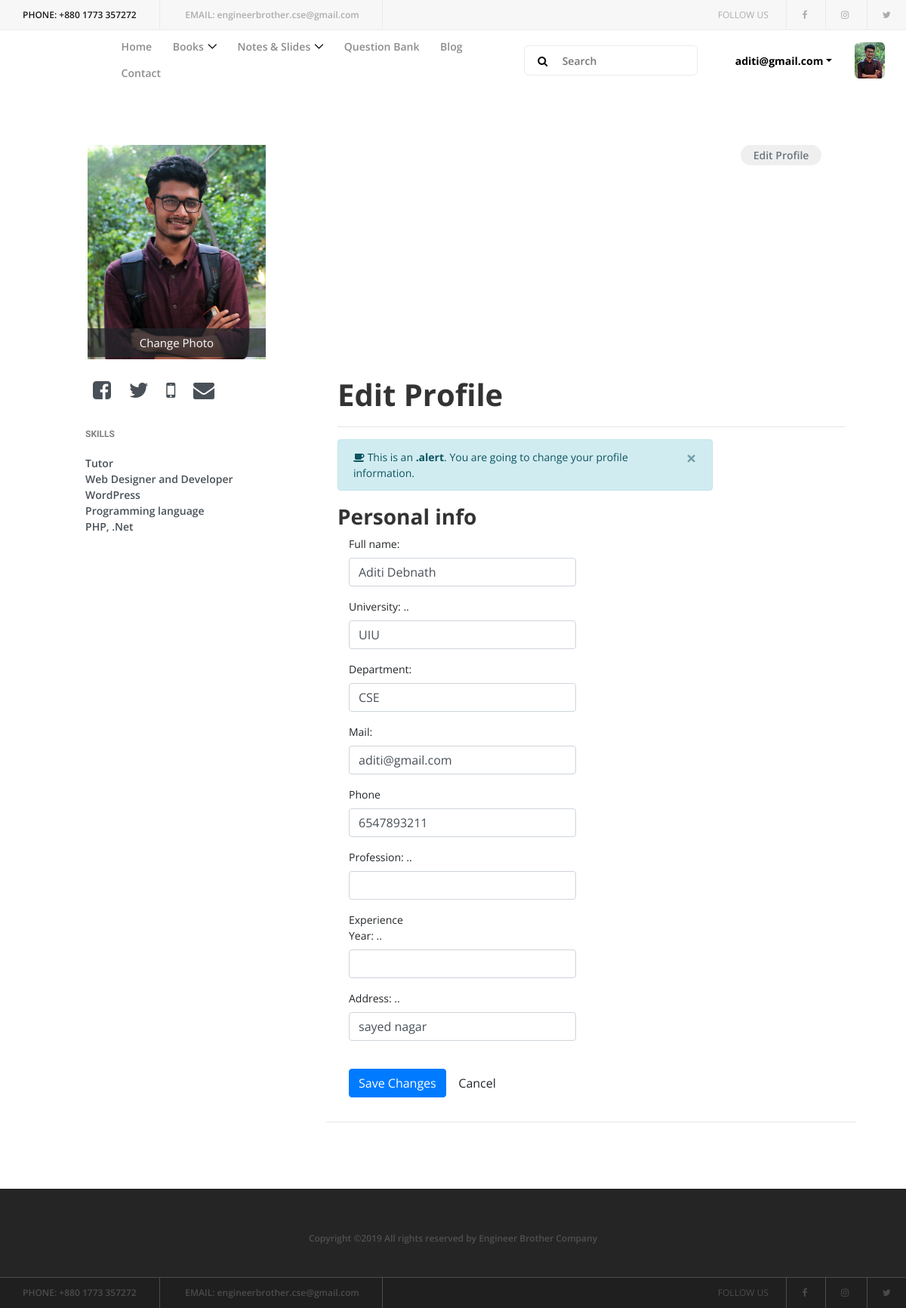
The app's page /editedProfile.php (signed in) with its own data.
### tables this page shows
CREATE TABLE `person` (
  `person_id` int(5) NOT NULL,
  `person_name` varchar(100) NOT NULL,
  `person_email` varchar(100) NOT NULL,
  `person_password` varchar(100) NOT NULL,
  `person_phone` varchar(100) NOT NULL,
  `person_address` varchar(100) NOT NULL,
  `person_profession` varchar(100) NOT NULL,
  `person_experience` varchar(100) NOT NULL,
  `person_university` varchar(100) NOT NULL,
  `person_department` varchar(100) NOT NULL,
  `person_type` varchar(100) NOT NULL
);

### editedProfile.php (the view, shortened to what this page needs)
<?php
    include('connection.php');
    $session_data = $_SESSION['email'];
    if($session_data == ""){
        header("Location:index.php");
    }
    else{
        $query="SELECT * FROM person WHERE person_email='$session_data'";
        $result=mysqli_query($conn,$query);
        if(mysqli_num_rows($result) > 0){
          $row=mysqli_fetch_assoc($result);
          $person_name=$row['person_name'];
          $person_email=$row['person_email'];
          $person_phone=$row['person_phone'];
          $person_address=$row['person_address'];
          $person_university=$row['person_university'];
          $person_department=$row['person_department'];
          $person_profession=$row['person_profession'];
          $person_experience=$row['person_experience'];
        }
    }
?>
<!DOCTYPE html>
<html lang="en">
<head>
	<link rel="stylesheet" href="https://cdnjs.cloudflare.com/ajax/libs/font-awesome/4.7.0/css/font-awesome.min.css">
	  <link rel="stylesheet" href="https://maxcdn.bootstrapcdn.com/bootstrap/4.3.1/css/bootstrap.min.css">
	<link rel="stylesheet" href="style.css">
</head>
<body>
    <header class="header-area">
        <div class="top-header-area d-flex justify-content-between align-items-center">
            <div class="contact-info">
                <a href="#"><span>Phone:</span> +880 1773 357272</a>
                <a href="#"><span>Email:</span> engineerbrother.cse@gmail.com</a>
            </div>
            <div class="follow-us">
                <span>Follow us</span>
                <a href="#"><i class="fa fa-facebook" aria-hidden="true"></i></a>
                <a href="#"><i class="fa fa-instagram" aria-hidden="true"></i></a>
                <a href="#"><i class="fa fa-twitter" aria-hidden="true"></i></a>
            </div>
        </div>
        <div class="clever-main-menu">
            <div class="classy-nav-container breakpoint-off">
                <nav class="classy-navbar justify-content-between" id="cleverNav">
                    <a class="nav-brand" href="index.html"><img src="img/core-img/logo.png" alt=""></a>
                    <div class="classy-menu">
                        <div class="classynav">
                            <ul>
                                <li><a href="index.html">Home</a></li>
                                <li><a href="#">Books</a>
                                </li>
                                <li><a href="#">Notes & Slides</a>
                                </li>
                                <li><a href="">Question Bank</a></li>
                                <li><a href="">Blog</a></li>
                                <li><a href="contact.html">Contact</a></li>
                            </ul>
                            <div class="search-area">
                                <form action="#" method="post">
                                    <input type="search" name="search" id="search" placeholder="Search">
                                    <button type="submit"><i class="fa fa-search" aria-hidden="true"></i></button>
                                </form>
                            </div>
                            <div class="login-state d-flex align-items-center">
                                <div class="user-name mr-30">
                                    <div class="dropdown">
                                        <a class="dropdown-toggle" href="#" role="button" id="userName" data-toggle="dropdown" aria-haspopup="true" aria-expanded="false"><?php echo $session_data?></a>
                                    </div>
                                </div>
                                <div class="userthumb">
                                    <img src="img/profile/omar.jpg" alt="">
                                </div>
                            </div>
                        </div>
                    </div>
                </nav>
            </div>
        </div>
    </header>
<div class="container emp-profile">
            <form method="post">
                <div class="row">
                    <div class="col-md-4">
                        <div class="profile-img">
                            <img src="img/profile/omar.JPG" alt="omar"/>
                            <div class="file btn btn-lg btn-primary">
                                Change Photo
                            </div>
                        </div>
                    </div>
                    <div class="col-md-6">
                    </div>
                    <div class="col-md-2">
                        <input type="submit" class="profile-edit-btn" name="btnAddMore" value="Edit Profile"/>
                    </div>
                </div>
                <div class="row">
                    <div class="col-md-4">
                        <div class="profile-work">
							<div class="">
								<a href="">
									<i class="fa fa-facebook-square" style="font-size:28px;padding:10px 10px" ></i>
								</a>
								<a href="">
									<i class="fa fa-twitter" style="font-size:28px;padding:10px 10px"></i>
								</a>
								<a href="">
									<i class="fa fa-mobile" style="font-size:28px;padding:10px 10px"></i>
								</a>
								<a href="">
									<i style="font-size:28px ;padding:10px 10px" class="fa">&#xf0e0;</i>
								</a>
							</div>
							<div>
								<p>SKILLS</p>
								<a href="">Tutor</a><br/>
								<a href="">Web Designer and Developer</a><br/>
								<a href="">WordPress</a><br/>
								<a href="">Programming language</a><br/>
								<a href="">PHP, .Net</a><br/>
							</div>
                        </div>
                    </div>
                    <div class="col-md-8">
                        <div class="container">
    <h1>Edit Profile</h1>
  	<hr>
	<div class="row">
			  <div class="col-md-9 personal-info">
				<div class="alert alert-info alert-dismissable">
				  <a class="panel-close close" data-dismiss="alert">×</a>
				  <i class="fa fa-coffee"></i>
				  This is an <strong>.alert</strong>. You are going to change your profile information.
				</div>
				<h3>Personal info</h3>
				<form class="form-horizontal" role="form" action="" method="post">
				  <div class="form-group">
					<label class="col-lg-3 control-label">Full name:</label>
					<div class="col-lg-8">
					  <input class="form-control" name="name" type="text" value='<?php echo $person_name ?>'>
					</div>
				  </div>
				  <div class="form-group">
					<label class="col-lg-3 control-label">University: ..</label>
					<div class="col-lg-8">
					  <input class="form-control" name="university" type="text" value='<?php echo $person_university ?>' >
					</div>
				  </div>
				  <div class="form-group">
					<label class="col-lg-3 control-label">Department:</label>
					<div class="col-lg-8">
					  <input class="form-control" name="department" type="text" value='<?php echo $person_department ?>' >
					</div>
				  </div>
				  <div class="form-group">
					<label class="col-md-3 control-label">Mail:</label>
					<div class="col-md-8">
					  <input class="form-control" name="email" type="email" value='<?php echo $person_email ?>' >
					</div>
				  </div>
				  <div class="form-group">
					<label class="col-md-3 control-label">Phone</label>
					<div class="col-md-8">
					  <input class="form-control" name="phone" type="text" value='<?php echo $person_phone ?>' >
					</div>
				  </div>
				  <div class="form-group">
					<label class="col-md-3 control-label">Profession: ..</label>
					<div class="col-md-8">
					  <input class="form-control" name="profession" type="text" value='<?php echo $person_profession ?>' >
					</div>
				  </div>
				  <div class="form-group">
					<label class="col-md-3 control-label">Experience Year: ..</label>
					<div class="col-md-8">
					  <input class="form-control" name="experience" type="text" value='<?php echo $person_experience ?>' >
					</div>
				  </div>
				  <div class="form-group">
					<label class="col-md-3 control-label">Address: ..</label>
					<div class="col-md-8">
					  <input class="form-control" name="address" type="text" value='<?php echo $person_address ?>'>
					</div>
				  </div>
				  <div class="form-group">
					<label class="col-md-3 control-label"></label>
					<div class="col-md-8">
						<button type="submit" name="save_button" class="btn btn-primary">Save Changes</button>
					    <a href="profile.php"><input type="button"  class="btn btn-default" value="Cancel"></a>
					</div>
				  </div>
				</form>
			  </div>
		  </div>
		</div>
		<hr>
    </div>
 </div>
            </form>
        </div>
    <footer class="footer-area">
        <div class="top-footer-area">
            <div class="container">
                <div class="row">
                    <div class="col-12">
                        <p><a href="#">
						Copyright &copy;<script>document.write(new Date().getFullYear());</script> All rights reserved <i class="" aria-hidden="true"></i> by <a href="https://colorlib.com" target="_blank">Engineer Brother Company</a>
						</p>
                    </div>
                </div>
            </div>
        </div>
        <div class="bottom-footer-area d-flex justify-content-between align-items-center">
            <div class="contact-info">
                <a href="#"><span>Phone:</span> +880 1773 357272</a>
                <a href="#"><span>Email:</span> engineerbrother.cse@gmail.com</a>
            </div>
            <div class="follow-us">
                <span>Follow us</span>
                <a href="#"><i class="fa fa-facebook" aria-hidden="true"></i></a>
                <a href="#"><i class="fa fa-instagram" aria-hidden="true"></i></a>
                <a href="#"><i class="fa fa-twitter" aria-hidden="true"></i></a>
            </div>
        </div>
    </footer>
</body>
</html>

### records on screen
person: name "Aditi Debnath", university "UIU", department "CSE", email "aditi@gmail.com", phone "6547893211", address "sayed nagar"

### other values on screen
$session_data "aditi@gmail.com"
